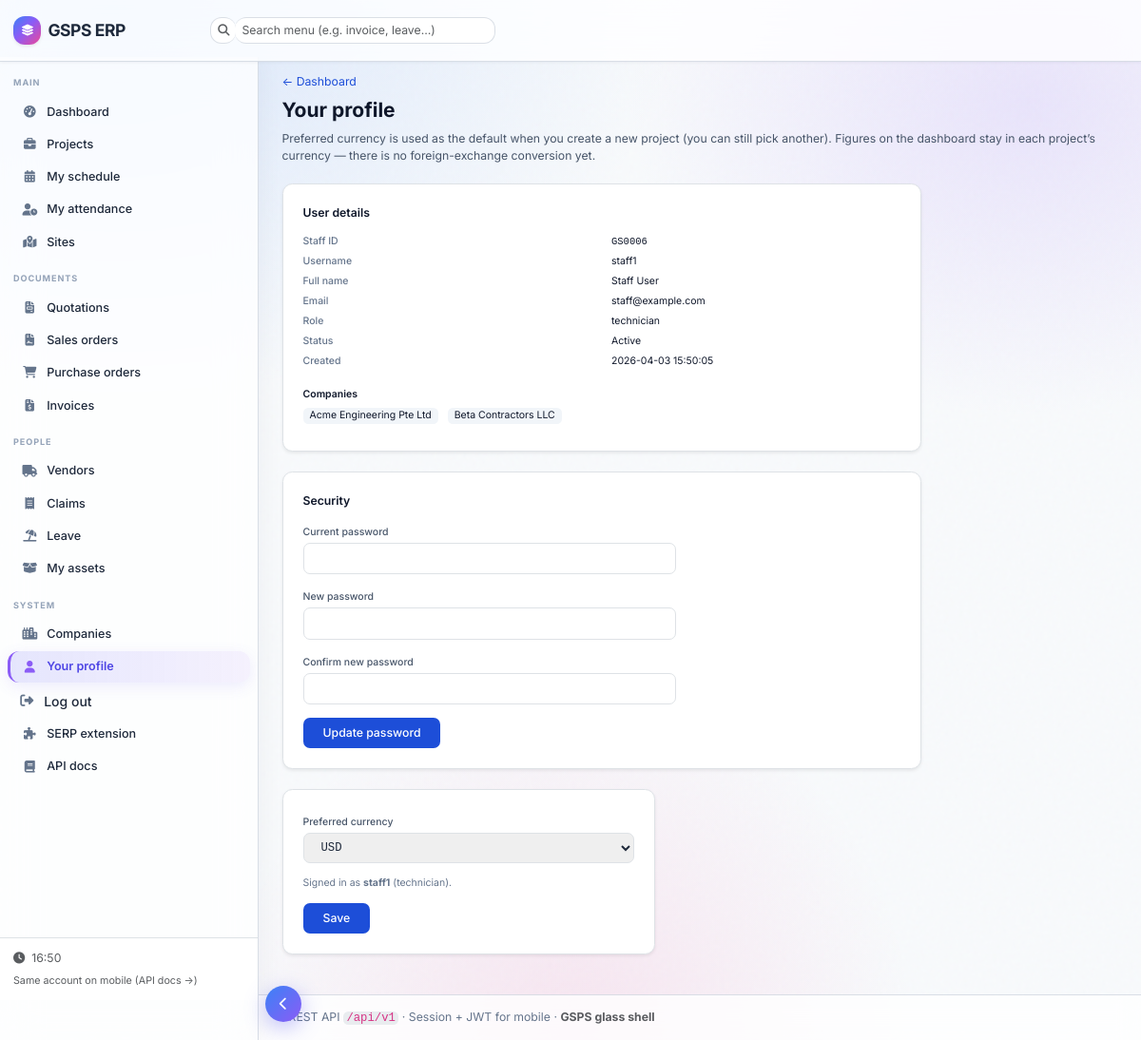
/settings/profile (signed in), run on the app's committed database.
### app/models/entities.py (models this page shows)
class User(Base):
    __tablename__ = "users"
    id: Mapped[int] = mapped_column(primary_key=True)
    username: Mapped[str] = mapped_column(String(80), unique=True, index=True)
    email: Mapped[str] = mapped_column(String(255), unique=True, index=True)
    hashed_password: Mapped[str] = mapped_column(String(255))
    full_name: Mapped[str] = mapped_column(String(200))
    role: Mapped[UserRole] = mapped_column(Enum(UserRole), default=UserRole.staff)
    preferred_currency: Mapped[str] = mapped_column(String(8), default="USD")
    is_active: Mapped[bool] = mapped_column(Boolean, default=True)
    created_at: Mapped[datetime] = mapped_column(DateTime(timezone=True), server_default=func.now())
    companies: Mapped[list["UserCompany"]] = relationship(back_populates="user", cascade="all, delete-orphan")
    schedule_items: Mapped[list["ScheduleItem"]] = relationship(
        back_populates="assignee",
        cascade="all, delete-orphan",
        foreign_keys="[ScheduleItem.assignee_id]",
    )
    asset_assignments: Mapped[list["AssetAssignment"]] = relationship(
        back_populates="user",
        cascade="all, delete-orphan",
        foreign_keys="[AssetAssignment.user_id]",
    )
    leave_requests: Mapped[list["LeaveRequest"]] = relationship(
        back_populates="user",
        cascade="all, delete-orphan",
        foreign_keys="[LeaveRequest.user_id]",
    )
    employee_profile: Mapped["EmployeeProfile | None"] = relationship(
        back_populates="user", cascade="all, delete-orphan", uselist=False
    )

class Company(Base):
    __tablename__ = "companies"
    id: Mapped[int] = mapped_column(primary_key=True)
    name: Mapped[str] = mapped_column(String(200))
    legal_name: Mapped[str | None] = mapped_column(String(300), nullable=True)
    address: Mapped[str | None] = mapped_column(Text, nullable=True)
    tax_id: Mapped[str | None] = mapped_column(String(80), nullable=True)
    phone: Mapped[str | None] = mapped_column(String(50), nullable=True)
    email: Mapped[str | None] = mapped_column(String(255), nullable=True)
    website: Mapped[str | None] = mapped_column(String(500), nullable=True)
    registration_no: Mapped[str | None] = mapped_column(String(120), nullable=True)
    doc_prefix: Mapped[str] = mapped_column(String(10), default="GS")
    default_currency: Mapped[str] = mapped_column(String(8), default="USD")
    logo_path: Mapped[str | None] = mapped_column(String(800), nullable=True)
    logo_mime: Mapped[str | None] = mapped_column(String(120), nullable=True)
    users: Mapped[list["UserCompany"]] = relationship(back_populates="company", cascade="all, delete-orphan")
    vendors: Mapped[list["Vendor"]] = relationship(back_populates="company", cascade="all, delete-orphan")
    assets: Mapped[list["Asset"]] = relationship(back_populates="company", cascade="all, delete-orphan")
    leave_types: Mapped[list["LeaveType"]] = relationship(back_populates="company", cascade="all, delete-orphan")

### app/routers/web.py (the view)
@router.get("/settings/profile", response_class=HTMLResponse)
async def profile_get(
    request: Request,
    user: User = Depends(get_current_user_web),
    db: AsyncSession = Depends(get_db),
    saved: Annotated[str | None, Query()] = None,
    pwd_saved: Annotated[str | None, Query()] = None,
    pwd_error: Annotated[str | None, Query()] = None,
):
    ucs = await load_user_companies(db, user.id)
    companies = [uc.company for uc in ucs]
    pr = await db.execute(select(EmployeeProfile).where(EmployeeProfile.user_id == user.id))
    employee_profile = pr.scalars().first()
    return templates.TemplateResponse(
        "user_profile.html",
        _tc(
            {
                "request": request,
                "user": user,
                "currencies": CURRENCY_CHOICES,
                "saved": saved == "1",
                "pwd_saved": pwd_saved == "1",
                "pwd_error": pwd_error,
                "companies": companies,
                "employee_profile": employee_profile,
            }
        ),
    )

### app/templates/user_profile.html (shortened to what this page needs)
{% extends "base.html" %}
{% block content %}
<a href="/dashboard" class="text-sm text-brand-700 hover:underline">← Dashboard</a>
<h1 class="text-2xl font-bold text-slate-900 mt-2 mb-2">Your profile</h1>
<p class="text-sm text-slate-600 mb-6">Preferred currency is used as the default when you create a new project (you can still pick another). Figures on the dashboard stay in each project’s currency — there is no foreign-exchange conversion yet.</p>
<div class="max-w-3xl bg-white border border-slate-200 rounded-xl p-6 shadow-sm mb-6 text-sm">
  <div class="font-semibold text-slate-900 mb-3">User details</div>
  <dl class="grid grid-cols-1 sm:grid-cols-2 gap-x-6 gap-y-2">
    <dt class="text-xs font-medium text-slate-500">Staff ID</dt>
    <dd class="text-xs text-slate-900 font-mono">GS{{ '%04d'|format(user.id) }}</dd>
    <dt class="text-xs font-medium text-slate-500">Username</dt>
    <dd class="text-xs text-slate-900">{{ user.username }}</dd>
    <dt class="text-xs font-medium text-slate-500">Full name</dt>
    <dd class="text-xs text-slate-900">{{ user.full_name }}</dd>
    <dt class="text-xs font-medium text-slate-500">Email</dt>
    <dd class="text-xs text-slate-900">{{ user.email }}</dd>
    <dt class="text-xs font-medium text-slate-500">Role</dt>
    <dd class="text-xs text-slate-900">{{ user.role.value }}</dd>
    <dt class="text-xs font-medium text-slate-500">Status</dt>
    <dd class="text-xs text-slate-900">{% if user.is_active %}Active{% else %}Disabled{% endif %}</dd>
    <dt class="text-xs font-medium text-slate-500">Created</dt>
    <dd class="text-xs text-slate-900">{% if user.created_at %}{{ user.created_at }}{% else %}—{% endif %}</dd>
  </dl>
  <div class="mt-4">
    <div class="text-xs font-semibold text-slate-900 mb-2">Companies</div>
    <div class="text-xs text-slate-900">
      {% if companies and companies|length > 0 %}
        {% for c in companies %}
          <span class="inline-flex items-center bg-slate-100 px-2 py-0.5 rounded text-xs mr-2 mb-2">{{ c.name }}</span>
        {% endfor %}
      {% else %}
        <span class="text-slate-500">—</span>
      {% endif %}
    </div>
  </div>
</div>
<div class="max-w-3xl bg-white border border-slate-200 rounded-xl p-6 shadow-sm mb-6 text-sm">
  <div class="font-semibold text-slate-900 mb-3">Security</div>
  <form method="post" action="/settings/password" class="max-w-md space-y-4">
    <div>
      <label class="text-xs font-medium text-slate-600">Current password</label>
      <input type="password" name="current_password" class="mt-1 w-full border border-slate-300 rounded-lg px-3 py-2 text-sm" required autocomplete="current-password"/>
    </div>
    <div>
      <label class="text-xs font-medium text-slate-600">New password</label>
      <input type="password" name="new_password" class="mt-1 w-full border border-slate-300 rounded-lg px-3 py-2 text-sm" required autocomplete="new-password"/>
    </div>
    <div>
      <label class="text-xs font-medium text-slate-600">Confirm new password</label>
      <input type="password" name="confirm_password" class="mt-1 w-full border border-slate-300 rounded-lg px-3 py-2 text-sm" required autocomplete="new-password"/>
    </div>
    <button type="submit" class="bg-brand-700 text-white text-sm font-medium px-4 py-2 rounded-lg">Update password</button>
  </form>
</div>
<form method="post" class="max-w-md space-y-4 bg-white border border-slate-200 rounded-xl p-6 shadow-sm">
  <div>
    <label class="text-xs font-medium text-slate-600">Preferred currency</label>
    <select name="preferred_currency" class="mt-1 w-full border border-slate-300 rounded-lg px-3 py-2 text-sm font-mono">
      {% for c in currencies %}
      <option value="{{ c }}" {% if user.preferred_currency == c %}selected{% endif %}>{{ c }}</option>
      {% endfor %}
    </select>
  </div>
  <p class="text-xs text-slate-500">Signed in as <strong>{{ user.username }}</strong> ({{ user.role.value }}).</p>
  <button type="submit" class="bg-brand-700 text-white text-sm font-medium px-4 py-2 rounded-lg">Save</button>
</form>
{% endblock %}

### app/static/css/gsps-theme.css (style rules this page uses)
:root, [data-bs-theme="light"] { --gsps-accent-a: #3b82f6; --gsps-accent-b: #8b5cf6; --gsps-accent-c: #ec4899; --gsps-success: #10b981; --bw-primary: #6366f1; --bw-primary-dark: #4f46e5; --bw-accent: #8b5cf6; --bw-surface: rgba(255, 255, 255, 0.78); --bw-surface-solid: #ffffff; --bw-canvas: #f8fafc; --bw-sidebar-w: 272px; --bw-sidebar-collapsed: 76px; --bw-navbar-h: 60px; --bw-border: rgba(148, 163, 184, 0.35); --bw-shadow: 0 8px 32px rgba(15, 23, 42, 0.07), 0 2px 8px rgba(15, 23, 42, 0.04); --bs-primary: #6366f1; --bs-primary-rgb: 99, 102, 241; --bs-link-color: #4f46e5; --bs-link-hover-color: #4338ca; --bs-body-bg: #f8fafc; --bs-body-color: #1e293b; }
html { font-size: 14px; -webkit-font-smoothing: antialiased; }
body { font-family: Inter, system-ui, -apple-system, "Segoe UI", Roboto, sans-serif; font-size: 14px; font-weight: 400; background-color: transparent !important; color: var(--bs-body-color); position: relative; }

### data on the page
User: id "0006", username "staff1", full_name "Staff User", email "staff@example.com", role.value "technician", created_at "2026-04-03 15:50:05", preferred_currency "USD"
Company: name "Acme Engineering Pte Ltd"
Company: name "Beta Contractors LLC"

### other printed values
{{ app_name }} "GSPS ERP"
